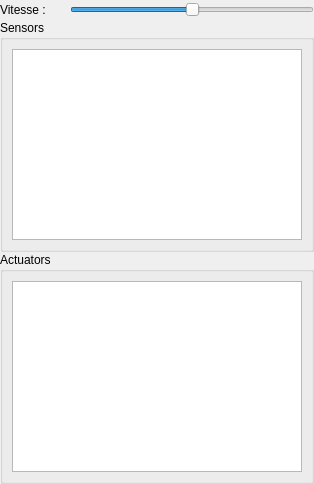
<?xml version="1.0" encoding="UTF-8"?>
<ui version="4.0">
 <class>RobotInformation</class>
 <widget class="QWidget" name="RobotInformation">
  <property name="geometry">
   <rect>
    <x>0</x>
    <y>0</y>
    <width>314</width>
    <height>484</height>
   </rect>
  </property>
  <property name="minimumSize">
   <size>
    <width>314</width>
    <height>0</height>
   </size>
  </property>
  <property name="maximumSize">
   <size>
    <width>314</width>
    <height>16777215</height>
   </size>
  </property>
  <property name="windowTitle">
   <string>Form</string>
  </property>
  <layout class="QVBoxLayout" name="verticalLayout">
   <property name="spacing">
    <number>0</number>
   </property>
   <property name="margin">
    <number>0</number>
   </property>
   <item>
    <layout class="QHBoxLayout" name="horizontalLayout_3">
     <item>
      <widget class="QLabel" name="label">
       <property name="text">
        <string>Vitesse : </string>
       </property>
      </widget>
     </item>
     <item>
      <spacer name="horizontalSpacer_2">
       <property name="orientation">
        <enum>Qt::Horizontal</enum>
       </property>
       <property name="sizeType">
        <enum>QSizePolicy::Fixed</enum>
       </property>
       <property name="sizeHint" stdset="0">
        <size>
         <width>20</width>
         <height>20</height>
        </size>
       </property>
      </spacer>
     </item>
     <item>
      <widget class="QSlider" name="speedSlider">
       <property name="maximum">
        <number>100</number>
       </property>
       <property name="value">
        <number>50</number>
       </property>
       <property name="orientation">
        <enum>Qt::Horizontal</enum>
       </property>
      </widget>
     </item>
    </layout>
   </item>
   <item>
    <layout class="QHBoxLayout" name="horizontalLayout_2">
     <item>
      <widget class="QGroupBox" name="SensorsGroupBox">
       <property name="sizePolicy">
        <sizepolicy hsizetype="Expanding" vsizetype="Expanding">
         <horstretch>0</horstretch>
         <verstretch>0</verstretch>
        </sizepolicy>
       </property>
       <property name="minimumSize">
        <size>
         <width>314</width>
         <height>0</height>
        </size>
       </property>
       <property name="maximumSize">
        <size>
         <width>314</width>
         <height>16777215</height>
        </size>
       </property>
       <property name="title">
        <string>Sensors</string>
       </property>
       <layout class="QVBoxLayout" name="verticalLayout_3">
        <item>
         <widget class="QListView" name="sensorsListView"/>
        </item>
       </layout>
      </widget>
     </item>
    </layout>
   </item>
   <item>
    <layout class="QHBoxLayout" name="horizontalLayout">
     <item>
      <widget class="QGroupBox" name="ActuatorGroupBox">
       <property name="sizePolicy">
        <sizepolicy hsizetype="Expanding" vsizetype="Expanding">
         <horstretch>0</horstretch>
         <verstretch>0</verstretch>
        </sizepolicy>
       </property>
       <property name="title">
        <string>Actuators</string>
       </property>
       <layout class="QVBoxLayout" name="verticalLayout_2">
        <item>
         <widget class="QListView" name="actuatorsListView"/>
        </item>
       </layout>
      </widget>
     </item>
    </layout>
   </item>
  </layout>
 </widget>
 <resources/>
 <connections/>
</ui>
